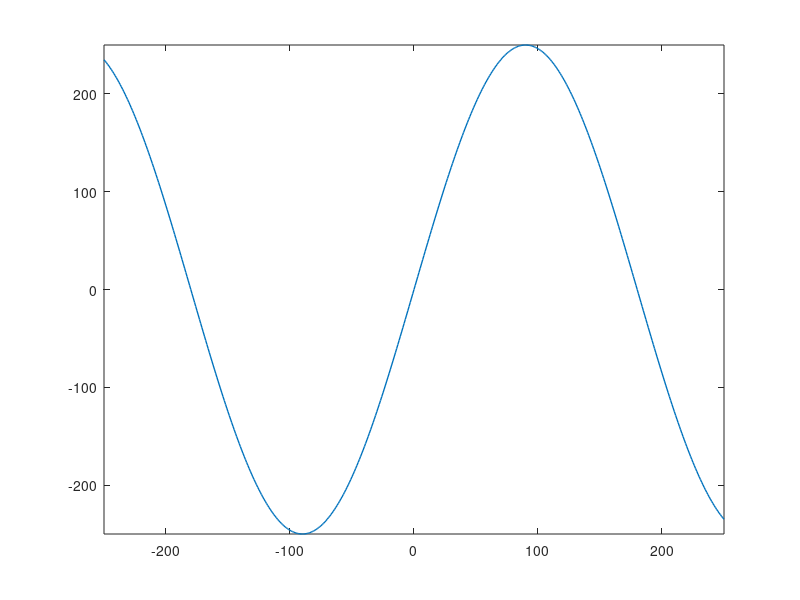

MATLAB code for this plot: (Note: this script raises an error after producing the figure.)
x = -250:250; 
y = 250*sind(x); 
h = figure(1);
figure(1)
plot(x,y,'linewidth',1); 
axis tight; 


I = imread('Map.PNG'); 
h = image(xlim,ylim,I); 
uistack(h,'bottom')

% Define position of arm
theta=0:10:360; %theta is spaced around a circle (0 to 360).
r=0.03; %The radius of our circle.
%Define a circular magenta patch.
x=r*cosd(theta) + 0.075;
y=r*sind(theta) + 1;
% Size figure and draw arms
figure('position', [800, 300, 600, 550]);
% Vehicle Model
x = [-0.566, -0.566, 2.766, 2.766];
y = [  0.64,  -0.64, -0.64, 0.64];
g = hgtransform;
myShape2 = patch('XData',x,'YData',y,'FaceColor','white','Parent',g);
set(myShape2,'Xdata',x,'Ydata',y);
axis([-10 10 -10 10]); grid on;

T=0.05; %Delay between images
for theta = pi/2:-pi/90:0
    if theta >= pi/4
        theta = theta;
    else
        theta = pi/2 - theta;
    end
    Arot = [sin(theta) cos(theta); -cos(theta) sin(theta)];
    xyRot = Arot * [x; y]; % rotates the points by theta
    xyTrans = xyRot; % translates all points by 0.1
    set(myShape2,'Xdata',(x+xyTrans(1, :)),'Ydata',(y+xyTrans(2, :)));
    pause(T); %Wait T seconds
end
  
pt1 = [-3 -4 0];
pt2 = [5 2 0];
for t=linspace(0,1,100)
  g.Matrix = makehgtform('translate',pt1 + t*(pt2-pt1));
  drawnow
end
for t=linspace(0,1,100)
  g.Matrix = makehgtform('translate',pt2 + t*(pt1-pt2));
  drawnow
end

s1 = 1/2;
s2 = 2;
r1 = 0;
r2 = 2*pi/3;
for t=linspace(0,1,100)
  g.Matrix = makehgtform('translate',pt1 + t*(pt2-pt1),'zrotate',r1 + t*(r2-r1));
  drawnow
end